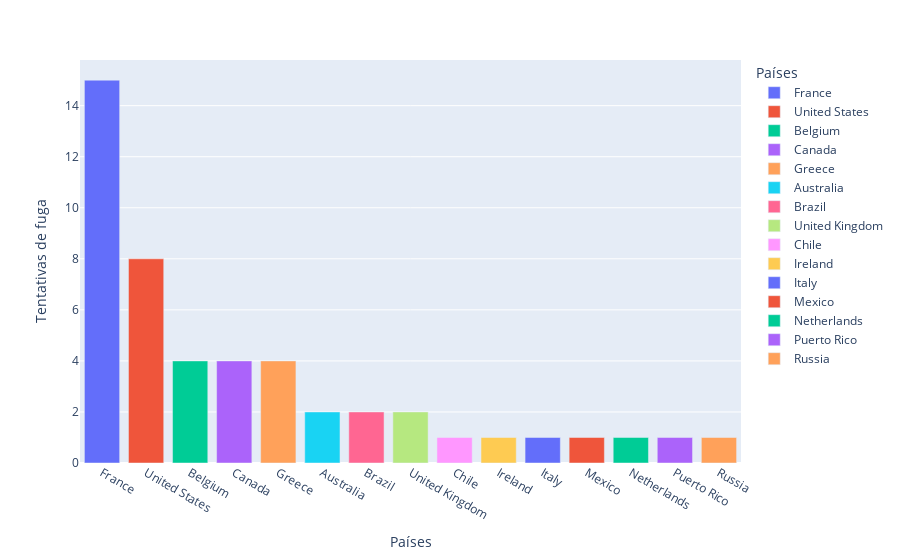

Notebook source saved alongside this figure:
### Markdown cell above
## Questão 2: Países em que ocorreram mais tentativas de fuga de helicópteros?

### Code cell
fig = px.bar(dados_2, x='Country', y='Succeeded', color='Country',
            labels={"Country":"Países", "Succeeded":"Tentativas de fuga", "Country":"Países"})
fig.show()

### Figure 1 — Plotly figure (JSON) as saved in the notebook; plotly's stock layout.template omitted (floating-point values rounded to 4 significant figures)
{"data": [{"alignmentgroup": "True", "hovertemplate": "Países=%{x}<br>Tentativas de fuga=%{y}<extra></extra>", "legendgroup": "France", "marker": {"color": "#636efa", "pattern": {"shape": ""}}, "name": "France", "offsetgroup": "France", "orientation": "v", "showlegend": true, "textposition": "auto", "type": "bar", "x": ["France"], "xaxis": "x", "y": [15], "yaxis": "y"}, {"alignmentgroup": "True", "hovertemplate": "Países=%{x}<br>Tentativas de fuga=%{y}<extra></extra>", "legendgroup": "United States", "marker": {"color": "#EF553B", "pattern": {"shape": ""}}, "name": "United States", "offsetgroup": "United States", "orientation": "v", "showlegend": true, "textposition": "auto", "type": "bar", "x": ["United States"], "xaxis": "x", "y": [8], "yaxis": "y"}, {"alignmentgroup": "True", "hovertemplate": "Países=%{x}<br>Tentativas de fuga=%{y}<extra></extra>", "legendgroup": "Belgium", "marker": {"color": "#00cc96", "pattern": {"shape": ""}}, "name": "Belgium", "offsetgroup": "Belgium", "orientation": "v", "showlegend": true, "textposition": "auto", "type": "bar", "x": ["Belgium"], "xaxis": "x", "y": [4], "yaxis": "y"}, {"alignmentgroup": "True", "hovertemplate": "Países=%{x}<br>Tentativas de fuga=%{y}<extra></extra>", "legendgroup": "Canada", "marker": {"color": "#ab63fa", "pattern": {"shape": ""}}, "name": "Canada", "offsetgroup": "Canada", "orientation": "v", "showlegend": true, "textposition": "auto", "type": "bar", "x": ["Canada"], "xaxis": "x", "y": [4], "yaxis": "y"}, {"alignmentgroup": "True", "hovertemplate": "Países=%{x}<br>Tentativas de fuga=%{y}<extra></extra>", "legendgroup": "Greece", "marker": {"color": "#FFA15A", "pattern": {"shape": ""}}, "name": "Greece", "offsetgroup": "Greece", "orientation": "v", "showlegend": true, "textposition": "auto", "type": "bar", "x": ["Greece"], "xaxis": "x", "y": [4], "yaxis": "y"}, {"alignmentgroup": "True", "hovertemplate": "Países=%{x}<br>Tentativas de fuga=%{y}<extra></extra>", "legendgroup": "Australia", "marker": {"color": "#19d3f3", "pattern": {"shape": ""}}, "name": "Australia", "offsetgroup": "Australia", "orientation": "v", "showlegend": true, "textposition": "auto", "type": "bar", "x": ["Australia"], "xaxis": "x", "y": [2], "yaxis": "y"}, {"alignmentgroup": "True", "hovertemplate": "Países=%{x}<br>Tentativas de fuga=%{y}<extra></extra>", "legendgroup": "Brazil", "marker": {"color": "#FF6692", "pattern": {"shape": ""}}, "name": "Brazil", "offsetgroup": "Brazil", "orientation": "v", "showlegend": true, "textposition": "auto", "type": "bar", "x": ["Brazil"], "xaxis": "x", "y": [2], "yaxis": "y"}, {"alignmentgroup": "True", "hovertemplate": "Países=%{x}<br>Tentativas de fuga=%{y}<extra></extra>", "legendgroup": "United Kingdom", "marker": {"color": "#B6E880", "pattern": {"shape": ""}}, "name": "United Kingdom", "offsetgroup": "United Kingdom", "orientation": "v", "showlegend": true, "textposition": "auto", "type": "bar", "x": ["United Kingdom"], "xaxis": "x", "y": [2], "yaxis": "y"}, {"alignmentgroup": "True", "hovertemplate": "Países=%{x}<br>Tentativas de fuga=%{y}<extra></extra>", "legendgroup": "Chile", "marker": {"color": "#FF97FF", "pattern": {"shape": ""}}, "name": "Chile", "offsetgroup": "Chile", "orientation": "v", "showlegend": true, "textposition": "auto", "type": "bar", "x": ["Chile"], "xaxis": "x", "y": [1], "yaxis": "y"}, {"alignmentgroup": "True", "hovertemplate": "Países=%{x}<br>Tentativas de fuga=%{y}<extra></extra>", "legendgroup": "Ireland", "marker": {"color": "#FECB52", "pattern": {"shape": ""}}, "name": "Ireland", "offsetgroup": "Ireland", "orientation": "v", "showlegend": true, "textposition": "auto", "type": "bar", "x": ["Ireland"], "xaxis": "x", "y": [1], "yaxis": "y"}, {"alignmentgroup": "True", "hovertemplate": "Países=%{x}<br>Tentativas de fuga=%{y}<extra></extra>", "legendgroup": "Italy", "marker": {"color": "#636efa", "pattern": {"shape": ""}}, "name": "Italy", "offsetgroup": "Italy", "orientation": "v", "showlegend": true, "textposition": "auto", "type": "bar", "x": ["Italy"], "xaxis": "x", "y": [1], "yaxis": "y"}, {"alignmentgroup": "True", "hovertemplate": "Países=%{x}<br>Tentativas de fuga=%{y}<extra></extra>", "legendgroup": "Mexico", "marker": {"color": "#EF553B", "pattern": {"shape": ""}}, "name": "Mexico", "offsetgroup": "Mexico", "orientation": "v", "showlegend": true, "textposition": "auto", "type": "bar", "x": ["Mexico"], "xaxis": "x", "y": [1], "yaxis": "y"}, {"alignmentgroup": "True", "hovertemplate": "Países=%{x}<br>Tentativas de fuga=%{y}<extra></extra>", "legendgroup": "Netherlands", "marker": {"color": "#00cc96", "pattern": {"shape": ""}}, "name": "Netherlands", "offsetgroup": "Netherlands", "orientation": "v", "showlegend": true, "textposition": "auto", "type": "bar", "x": ["Netherlands"], "xaxis": "x", "y": [1], "yaxis": "y"}, {"alignmentgroup": "True", "hovertemplate": "Países=%{x}<br>Tentativas de fuga=%{y}<extra></extra>", "legendgroup": "Puerto Rico", "marker": {"color": "#ab63fa", "pattern": {"shape": ""}}, "name": "Puerto Rico", "offsetgroup": "Puerto Rico", "orientation": "v", "showlegend": true, "textposition": "auto", "type": "bar", "x": ["Puerto Rico"], "xaxis": "x", "y": [1], "yaxis": "y"}, {"alignmentgroup": "True", "hovertemplate": "Países=%{x}<br>Tentativas de fuga=%{y}<extra></extra>", "legendgroup": "Russia", "marker": {"color": "#FFA15A", "pattern": {"shape": ""}}, "name": "Russia", "offsetgroup": "Russia", "orientation": "v", "showlegend": true, "textposition": "auto", "type": "bar", "x": ["Russia"], "xaxis": "x", "y": [1], "yaxis": "y"}], "layout": {"barmode": "relative", "legend": {"title": {"text": "Países"}, "tracegroupgap": 0}, "margin": {"t": 60}, "xaxis": {"anchor": "y", "categoryarray": ["France", "United States", "Belgium", "Canada", "Greece", "Australia", "Brazil", "United Kingdom", "Chile", "Ireland", "Italy", "Mexico", "Netherlands", "Puerto Rico", "Russia"], "categoryorder": "array", "domain": [0, 1], "title": {"text": "Países"}}, "yaxis": {"anchor": "x", "domain": [0, 1], "title": {"text": "Tentativas de fuga"}}}}
